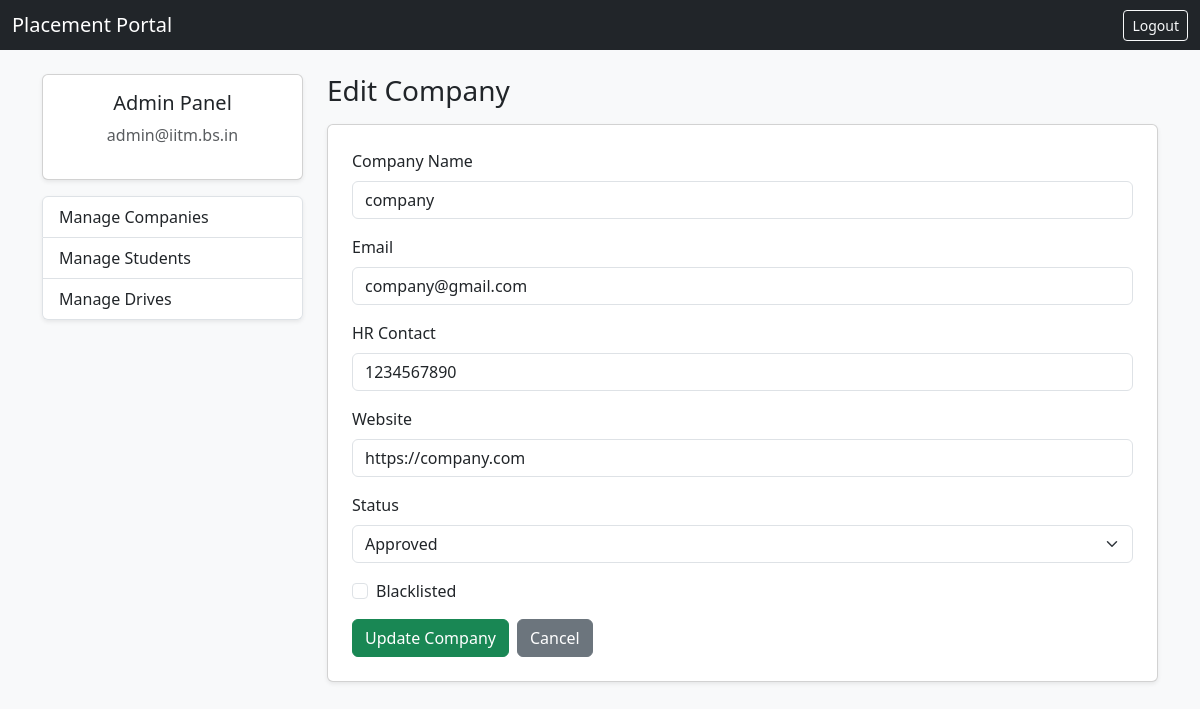
Screenshot of /admin/companies/edit/1 (signed in) with the database file from the repository.
### dp.py (models this page shows)
class User(UserMixin, db.Model):
    __tablename__ = "users"
    id = db.Column(db.Integer, primary_key=True)
    email = db.Column(db.String(120), unique=True, nullable=False)
    password = db.Column(db.String(200), nullable=False)
    role = db.Column(db.String(20), nullable=False)
    student_profile = db.relationship(
        "Student", backref="user"
    )
    company_profile = db.relationship(
        "Company", backref="user"
    )

class Company(db.Model):
    __tablename__ = "companies"
    id = db.Column(db.Integer, primary_key=True)
    user_id = db.Column(
        db.Integer, db.ForeignKey("users.id"), nullable=False
    )
    company_name = db.Column(db.String(150), nullable=False)
    hr_contact = db.Column(db.String(100))
    website = db.Column(db.String(150))
    status = db.Column(db.String(20), default="Pending")
    blacklisted = db.Column(db.Boolean, default=False)

### app.py (the view, shortened to what this page needs)
@app.route("/admin/companies/edit/<int:company_id>", methods=["GET", "POST"])
@login_required
def admin_edit_company(company_id):
    if current_user.role != "admin":
        abort(403)
    company = Company.query.get(company_id)
    if not company:
        flash("Company not found.")
        return redirect("/admin/companies")
    return render_template("admin_company_edit.html", company=company)

### app.py (called while the page is built)
@login_manager.user_loader
def load_user(user_id):
    return User.query.get(int(user_id))

### templates/admin_company_edit.html (shortened to what this page needs)
{% extends "admin.html" %}
{% block admin_content %}
<h3 class="mb-3">Edit Company</h3>
<form method="POST" class="card p-4 shadow-sm">
    <div class="mb-3">
        <label class="form-label">Company Name</label>
        <input type="text" name="company_name" value="{{ company.company_name }}" class="form-control" required>
    </div>
    <div class="mb-3">
        <label class="form-label">Email</label>
        <input type="email" name="email" value="{{ company.user.email }}" class="form-control" required>
    </div>
    <div class="mb-3">
        <label class="form-label">HR Contact</label>
        <input type="text" name="hr_contact" value="{{ company.hr_contact }}" class="form-control">
    </div>
    <div class="mb-3">
        <label class="form-label">Website</label>
        <input type="text" name="website" value="{{ company.website }}" class="form-control">
    </div>
    <div class="mb-3">
        <label class="form-label">Status</label>
        <select name="status" class="form-select" {% if company.blacklisted %}disabled{% endif %}>
            <option value="Approved" {% if company.status == "Approved" %}selected{% endif %}>Approved</option>
        </select>
    </div>
    <div class="form-check mb-3">
        <input class="form-check-input" type="checkbox" id="blacklisted" name="blacklisted" {% if company.blacklisted %}checked{% endif %}>
        <label class="form-check-label" for="blacklisted">
            Blacklisted
        </label>
    </div>
    <div class="d-flex gap-2">
        <button class="btn btn-success" type="submit">Update Company</button>
        <a href="/admin/companies" class="btn btn-secondary">Cancel</a>
    </div>
</form>
{% endblock %}

### templates/admin.html (shortened to what this page needs)
{% extends "index.html" %}
{% block content %}
<div class="row">
    <div class="col-md-3">
        <div class="card shadow-sm mb-3">
            <div class="card-body text-center">
                <h5 class="card-title">Admin Panel</h5>
                <p class="text-muted">
                    {{ current_user.email }}
                </p>
            </div>
        </div>
        <div class="list-group shadow-sm">
            <a href="/admin/companies" class="list-group-item list-group-item-action">
                Manage Companies
            </a>
            <a href="/admin/students" class="list-group-item list-group-item-action">
                Manage Students
            </a>
            <a href="/admin/drives" class="list-group-item list-group-item-action">
                Manage Drives
            </a>
        </div>
    </div>
    <div class="col-md-9">
        {% block admin_content %}{% endblock %}
    </div>
</div>
{% endblock %}

### rows the page displays
User: email "admin@iitm.bs.in"
Company: company_name "company", hr_contact "1234567890", website "https://company.com", status "Approved"
User: email "company@gmail.com"
